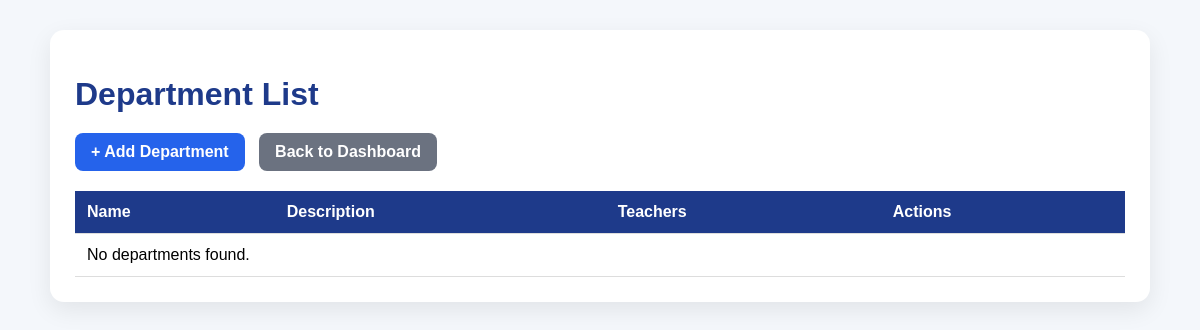
/departments/ (signed in), run on an earlier commit of the app's database.
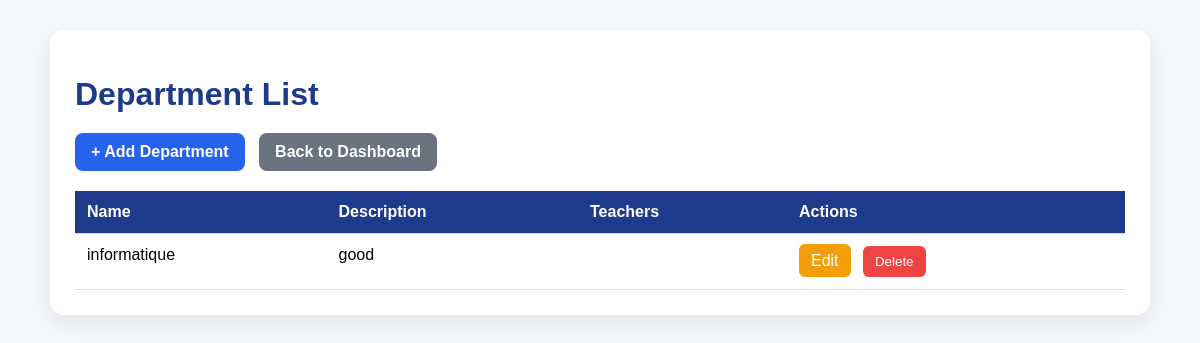
And on a later commit of the database.
### faculty/models.py (models this page shows, shortened)
class Department(models.Model):
    name = models.CharField(max_length=100, unique=True)
    description = models.TextField(blank=True, null=True, default='')

### faculty/views.py (the view)
# urls.py: path('departments/', views.department_list, name='department_list'),
@login_required
def department_list(request):
    departments = Department.objects.all().order_by('name')
    return render(request, 'departments/department-list.html', {'departments': departments})

### templates/departments/department-list.html (shortened to what this page needs)
<!DOCTYPE html>
<html lang="en">
<head>
</head>
<body>
    <div class="container">
        <h1>Department List</h1>
        <div class="top-actions">
            <a href="{% url 'add_department' %}" class="btn btn-add">+ Add Department</a>
            <a href="{% url 'dashboard' %}" class="btn btn-back">Back to Dashboard</a>
        </div>
        <table>
            <thead>
                <tr>
                    <th>Name</th>
                    <th>Description</th>
                    <th>Teachers</th>
                    <th>Actions</th>
                </tr>
            </thead>
            <tbody>
                {% for department in departments %}
                <tr>
                    <td>{{ department.name }}</td>
                    <td>{{ department.description }}</td>
                    <td>
                    </td>
                    <td>
                        <a href="{% url 'edit_department' department.id %}" class="btn-edit">Edit</a>
                        <form action="{% url 'delete_department' department.id %}" method="POST" style="display:inline;">
                            <button type="submit" class="btn-delete">Delete</button>
                        </form>
                    </td>
                </tr>
                {% empty %}
                <tr>
                    <td colspan="4">No departments found.</td>
                </tr>
                {% endfor %}
            </tbody>
        </table>
    </div>
</body>
</html>

### templates/departments/department-list.html (style rules this page uses)
* { box-sizing: border-box; font-family: Arial, sans-serif; }
body { background: #f4f7fb; padding: 30px; margin: 0; }
.container { max-width: 1100px; margin: auto; background: #fff; padding: 25px; border-radius: 14px; box-shadow: 0 8px 25px rgba(0,0,0,0.08); }
h1 { margin-bottom: 20px; color: #1e3a8a; }
.top-actions { margin-bottom: 20px; }
.btn { display: inline-block; text-decoration: none; padding: 10px 16px; border-radius: 8px; font-weight: bold; margin-right: 10px; }
.btn-add { background: #2563eb; color: #fff; }
.btn-back { background: #6b7280; color: #fff; }
table { width: 100%; border-collapse: collapse; }
th, td { padding: 12px; border-bottom: 1px solid #ddd; text-align: left; vertical-align: top; }
thead { background: #1e3a8a; color: white; }
.btn-edit { background: #f59e0b; color: white; padding: 8px 12px; border-radius: 6px; text-decoration: none; margin-right: 8px; }
.btn-delete { background: #ef4444; color: white; border: none; padding: 8px 12px; border-radius: 6px; cursor: pointer; }

What changed in the data, as far as the page shows it:
added Department: name "informatique", description "good"
Also different on the page:
text no longer shown: "No departments found."
